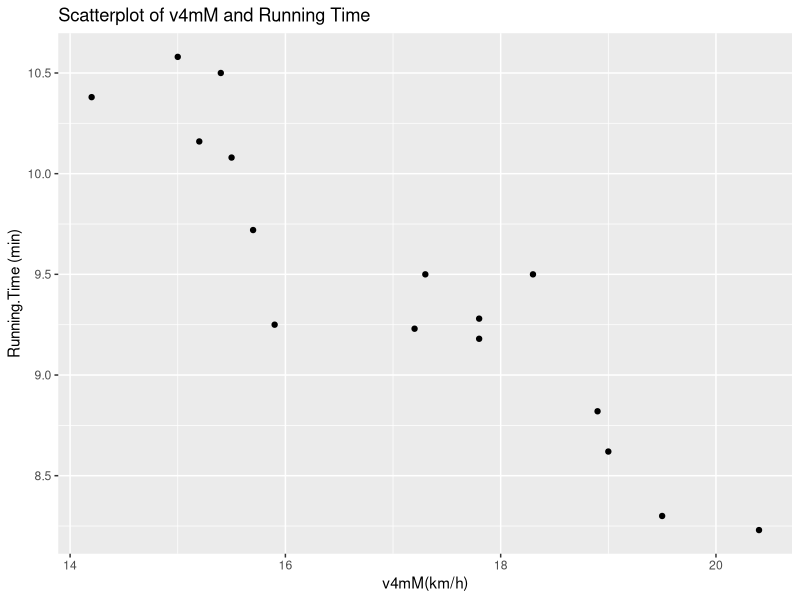
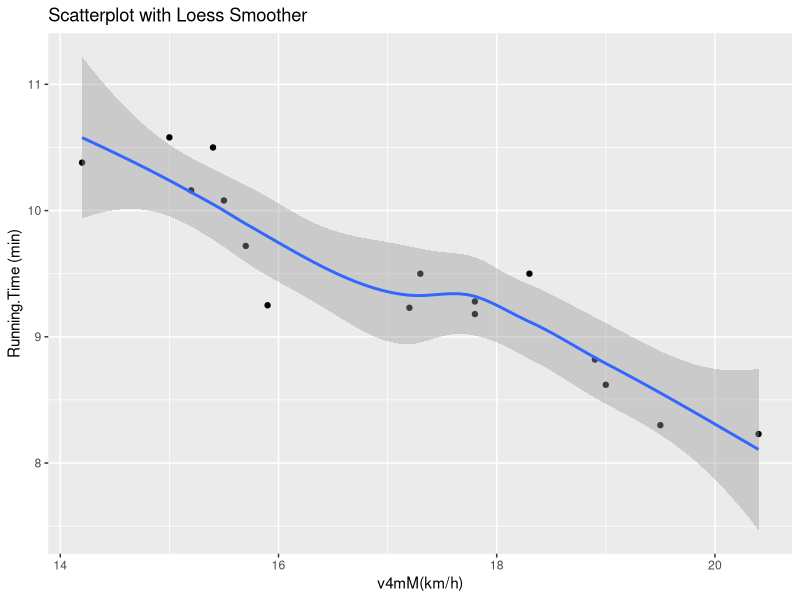
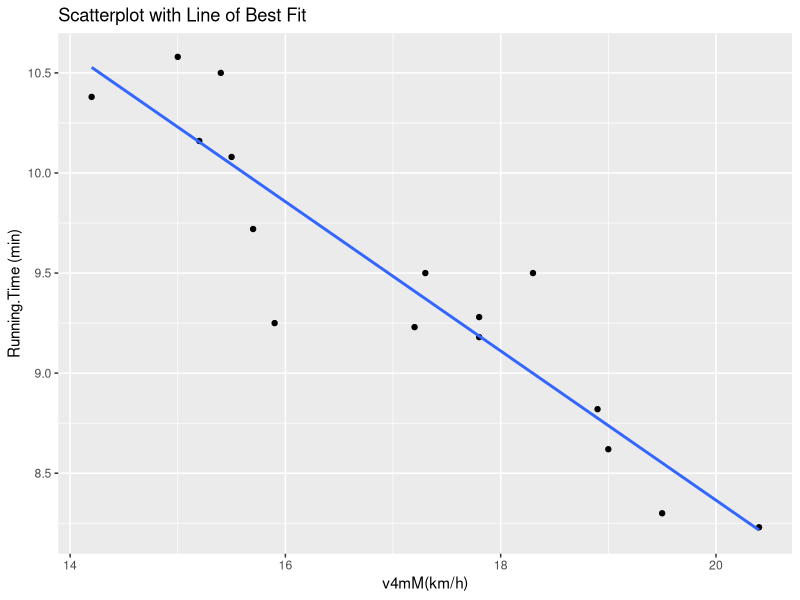
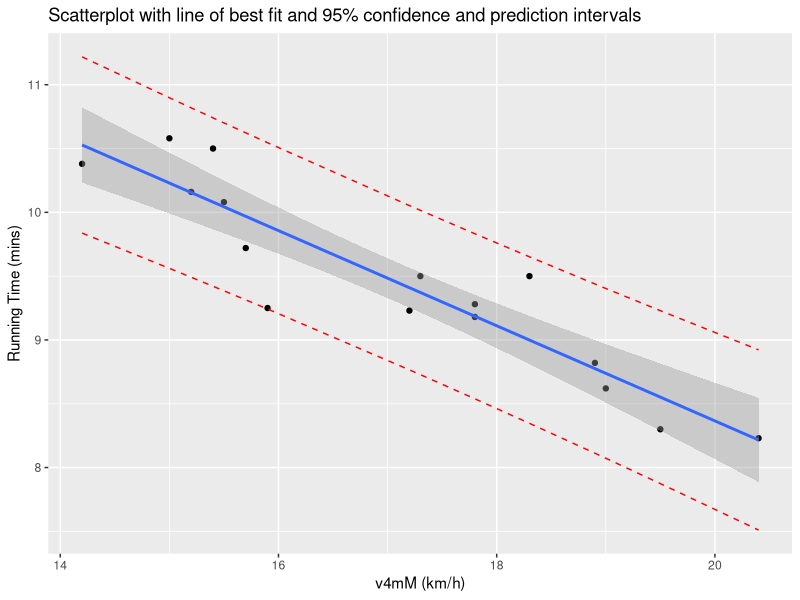

These figures' R source, in order:
## ---- chunk 1
knitr::opts_chunk$set(echo = TRUE)
## ---- chunk 2
library(tidyverse)
## ---- chunk 3
running = read.csv("3krunning.csv", header = TRUE)
head(running)
## ---- chunk 4
running %>% 
            summarize(Mean.v4mM = mean(v4mM), 
                      SD.v4mM = sd(v4mM),
                      Mean.runningTime = mean(Running.Time), 
                      SD.runningTime = sd(Running.Time))
## ---- chunk 5

ggplot(running, aes(y = Running.Time, x = v4mM)) + 
  geom_point() +
  labs(y = "Running.Time (min)", x = "v4mM(km/h)", 
       title = "Scatterplot of v4mM and Running Time")

## ---- chunk 6

ggplot(running, aes(x = v4mM, y = Running.Time)) + 
  geom_point() +
  geom_smooth() +
  labs(y = "Running.Time (min)", x = "v4mM(km/h)", 
       title = "Scatterplot with Loess Smoother")

## ---- chunk 7

running %>% select (Running.Time, v4mM) %>% cor()
 
## ---- chunk 8

ggplot(running, aes(x = v4mM, y = Running.Time)) + 
  geom_point() +
  geom_smooth(method = "lm", se = FALSE) +
  labs(y = "Running.Time (min)", x = "v4mM(km/h)", 
       title = "Scatterplot with Line of Best Fit")

## ---- chunk 9

running.model = lm(Running.Time ~ v4mM, running)
running.model


## ---- chunk 10
v4mM_new = data.frame(
  v4mM = c(14, 15, 16, 17, 18, 19, 20)
)

## ---- chunk 11

predict(running.model, newdata = v4mM_new, interval = "confidence")

## ---- chunk 12

predict(running.model, newdata = v4mM_new, interval = "prediction")

## ---- chunk 13

pred.int = predict(running.model, newdata = running, interval = "prediction")

running2 = cbind(running, pred.int) # store predictions alongside original dataset

ggplot(running2, aes(y = Running.Time, x = v4mM)) +
  geom_point() +
  stat_smooth(method = lm) + # this includes a confidence interval
  geom_line(aes(y = lwr), color = "red", linetype = "dashed") + #  Add prediction intervals
  geom_line(aes(y = upr), color = "red", linetype = "dashed") +
  labs(x = "v4mM (km/h)", y = "Running Time (mins)", 
       title = "Scatterplot with line of best fit and 95% confidence and prediction intervals")

## ---- chunk 14

predict(running.model, newdata = data.frame(v4mM = 18.9))

## ---- chunk 15

predict(running.model, newdata = data.frame(v4mM = 2.6))

